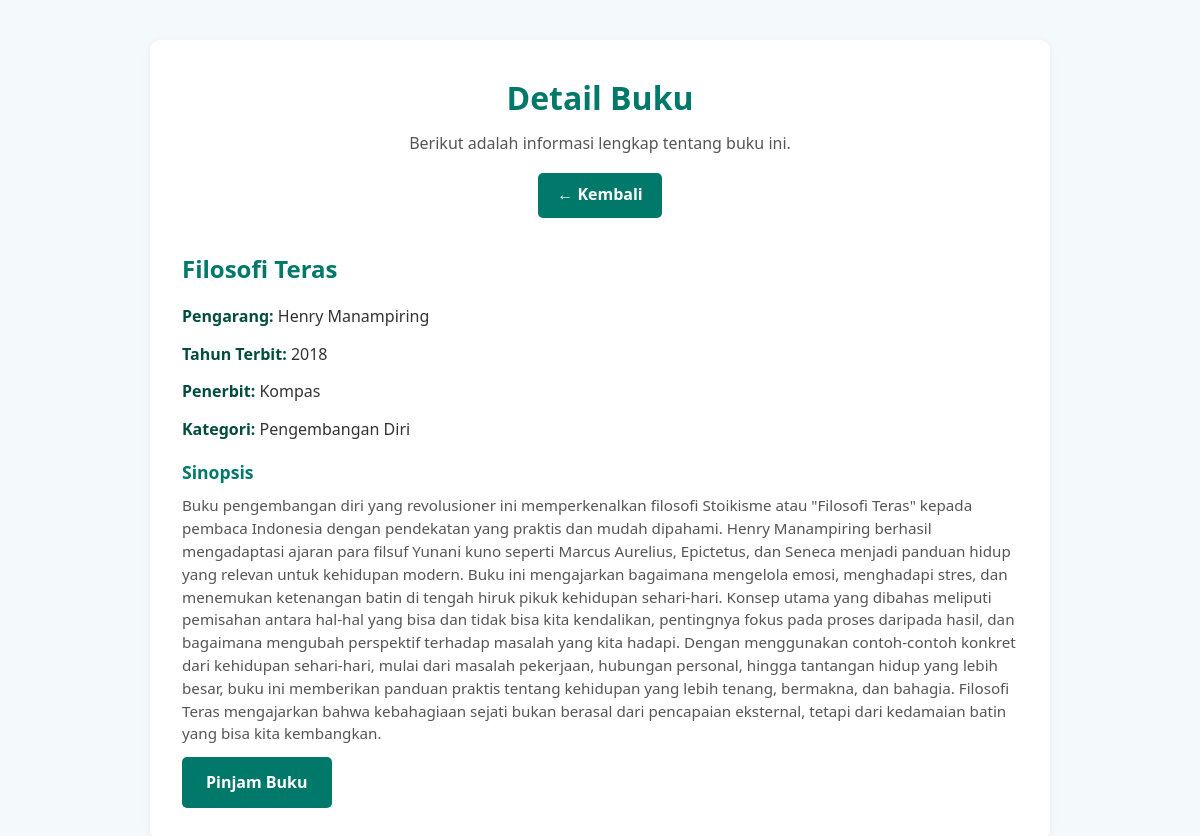
Page /detailBuku.php?id=6 (signed in) on the committed database.
### tables this page shows
CREATE TABLE `buku` (
  `id` int(11) NOT NULL,
  `judul` varchar(255) NOT NULL,
  `pengarang` varchar(100) NOT NULL,
  `tahun` year(4) NOT NULL,
  `penerbit` varchar(100) NOT NULL,
  `kategori` varchar(100) DEFAULT NULL,
  `sinopsis` text NOT NULL
);

### detailBuku.php (the view, shortened to what this page needs)
<?php
require_once __DIR__ . '/core/autoload.php';
$id_buku = intval($_GET['id']);
$query = "SELECT * FROM buku WHERE id = $id_buku";
$result = mysqli_query($connect, $query);
$buku = mysqli_fetch_assoc($result);
?>
<!DOCTYPE html>
<html lang="id">
<head>
    <link rel="stylesheet" href="css/detailBuku.css" />
</head>
<body>
    <div class="container">
        <header class="page-header">
            <h1>Detail Buku</h1>
            <p>Berikut adalah informasi lengkap tentang buku ini.</p>
            <a href="javascript:history.back()" class="btn-back">← Kembali</a>
        </header>
        <section class="book-detail">
            <div class="book-info">
                <h2><?= htmlspecialchars($buku['judul']) ?></h2>
                <p><strong>Pengarang:</strong> <?= htmlspecialchars($buku['pengarang']) ?></p>
                <p><strong>Tahun Terbit:</strong> <?= htmlspecialchars($buku['tahun']) ?></p>
                <p><strong>Penerbit:</strong> <?= htmlspecialchars($buku['penerbit']) ?></p>
                <p><strong>Kategori:</strong>
                    <?= $buku['kategori'] ? htmlspecialchars($buku['kategori']) : 'Tidak ada' ?></p>
                <div class="sinopsis">
                    <h3>Sinopsis</h3>
                    <p><?= htmlspecialchars($buku['sinopsis'] ?? 'Sinopsis belum tersedia.') ?></p>
                </div>
            </div>
        </section>
        <div class="action-buttons">
            <?php if (isset($_SESSION['login_member'])): ?>
                <a href="pinjam.php?id=<?= $buku['id'] ?>" class="btn-pinjam">Pinjam Buku</a>
            <?php else: ?>
                <a href="../member/login.php" class="btn-pinjam">Pinjam Sekarang</a>
            <?php endif; ?>
        </div>
    </div>
</body>
</html>

### css/detailBuku.css (style rules this page uses)
* { margin: 0; padding: 0; box-sizing: border-box; }
body { font-family: "Segoe UI", sans-serif; background-color: #f4f9fc; color: #333; line-height: 1.6; }
.container { max-width: 900px; margin: 40px auto; padding: 2rem; background-color: white; border-radius: 10px; box-shadow: 0 2px 10px rgba(0, 0, 0, 0.05); }
.page-header { text-align: center; margin-bottom: 2rem; }
.page-header h1 { color: #00796b; font-size: 2rem; margin-bottom: 0.5rem; }
.page-header p { color: #555; font-size: 1rem; }
.btn-back { display: inline-block; margin-top: 1rem; padding: 0.6rem 1.2rem; background-color: #00796b; color: white; text-decoration: none; border-radius: 5px; font-weight: bold; transition: background-color 0.3s ease; }
.book-detail { display: flex; flex-wrap: wrap; gap: 2rem; align-items: flex-start; }
.book-info { flex: 1; }
.book-info h2 { color: #00796b; margin-bottom: 1rem; }
.book-info p { margin-bottom: 0.75rem; color: #333; font-size: 1rem; }
.book-info p strong { color: #004d40; }
.sinopsis { margin-top: 1rem; }
.sinopsis h3 { color: #00796b; font-size: 1.1rem; margin-bottom: 0.5rem; }
.sinopsis p { font-size: 0.95rem; line-height: 1.5; color: #555; }
.btn-pinjam { display: inline-block; padding: 0.8rem 1.5rem; background-color: #00796b; color: white; text-decoration: none; border-radius: 5px; font-weight: bold; font-size: 1rem; transition: background-color 0.3s ease; }

### rows in the picture
buku: judul "Filosofi Teras", pengarang "Henry Manampiring", tahun "2018", penerbit "Kompas", kategori "Pengembangan Diri", sinopsis "Buku pengembangan diri yang revolusioner ini memperkenalkan filosofi Stoikisme atau \"Filosofi Teras\" kepada pembaca Indonesia dengan pendekatan yang praktis dan mudah dipahami. Henry Manampiring berhasil mengadaptasi ajaran para filsuf Yunani kuno seperti Marcus Aurelius, Epictetus, dan Seneca menjadi panduan hidup yang relevan untuk kehidupan modern. Buku ini mengajarkan bagaimana mengelola emosi, menghadapi stres, dan menemukan ketenangan batin di tengah hiruk pikuk kehidupan sehari-hari. Konsep utama yang dibahas meliputi pemisahan antara hal-hal yang bisa dan tidak bisa kita kendalikan, pentingnya fokus pada proses daripada hasil, dan bagaimana mengubah perspektif terhadap masalah yang…"
